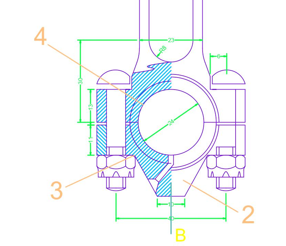
#> input picture Codes/image_difference/img1.png, 286 x 246 px
$ python image_difference_opencv.py
#> lines starting #> are read from the running program, lines starting #| are printed output that depends on the picture; after the words box and inside, x2 and y2 are one past the last pixel; in counts of white or black regions, pixels touching at a corner belong together
import cv2
import numpy as np
img1 = cv2.imread("img1.png")
#> img1 is the input picture: shape (246, 286, 3); mean B, G, R 249.1, 246.8, 243.3
img2 = cv2.imread("img2.png")
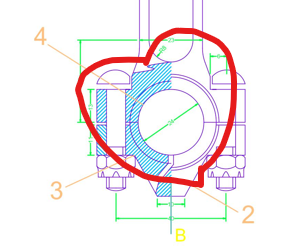
#> input picture Codes/image_difference/img2.png, 286 x 246 px
#> img2 is the input picture: shape (246, 286, 3); mean B, G, R 240, 237.8, 243.2
diff = cv2.absdiff(img1, img2)
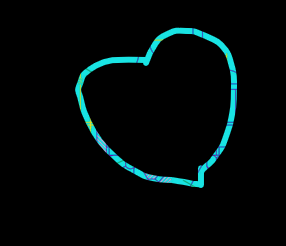
#> diff: shape (246, 286, 3); mean B, G, R 9.2, 9, 1.4
cv2.imshow('diff',diff)
cv2.waitKey(5000)
mask = cv2.cvtColor(diff, cv2.COLOR_BGR2GRAY)
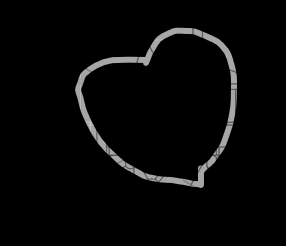
#> mask: shape (246, 286); min 0, max 203, mean 6.8
cv2.imshow('mask',mask)
cv2.waitKey(5000)
th = 1
imask =  mask>th
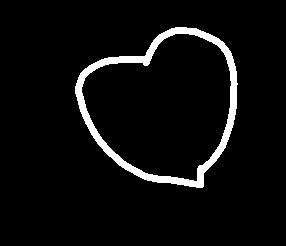
#> imask: shape (246, 286) bool; 5% white; 1 white region, box (x1, y1, x2, y2) and area: (75, 27, 238, 188) 3486
canvas = np.zeros_like(img2, np.uint8)
canvas[imask] = img2[imask]
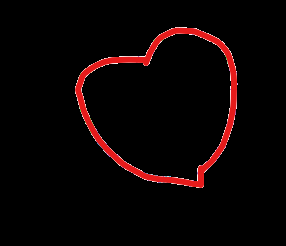
#> canvas: shape (246, 286, 3); mean B, G, R 2.9, 2.8, 11.4
cv2.imshow('canvas',canvas)
cv2.waitKey(5000)
cv2.imwrite("result.png", canvas)
